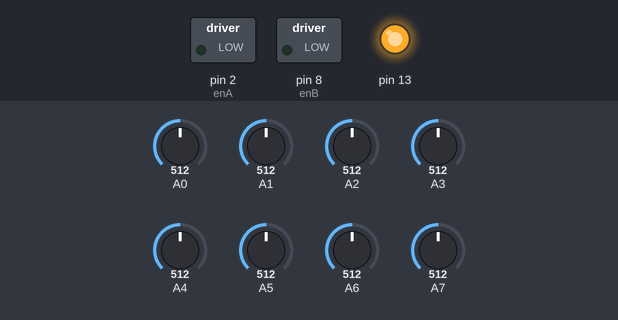
A sketch run on a simulated Arduino Uno, built with avr-gcc and run on an emulated ATmega328P. On the bench: switched loads named in the sketch (green lamp = pin HIGH), output pins drawn as LEDs (lit = HIGH). The inputs (shaded band) are chosen by the test bench; at power-on: A0 = 512, A1 = 512, A2 = 512, A3 = 512, A4 = 512, A5 = 512, A6 = 512, A7 = 512.

Above: at 0.6 s.
At 10.6 s:
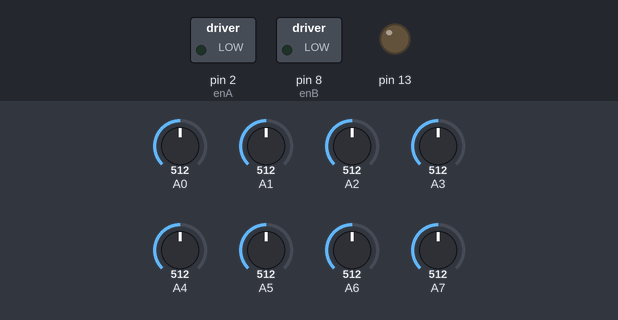
Timing chart, 0 to 12.1 s (numbered marks = the images above):
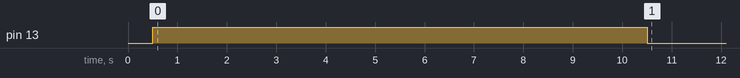

The sketch:

final.ino
```cpp
#include <QTRSensors.h>
#define enA 2
#define in1 3
#define in2 4
#define enB 8
#define in3 6
#define in4 7
#define NUM_SENSORS             8  // number of sensors used
#define NUM_SAMPLES_PER_SENSOR  4  // average 4 analog samples per sensor reading
#define EMITTER_PIN             9  // emitter is controlled by digital pin 2


int hiz=70;
boolean zemin=1;
int hata;
int turev;

float KP = 0.01;
float KD = 0.1;

//********alt 2 sısra unsigned int olucak ******************
unsigned int pozisyon;
unsigned int sensor[NUM_SENSORS];
int fark;
int son_hata;
int hedef=3500;

int i;

// sensors 0 through 5 are connected to analog inputs 0 through 5, respectively
QTRSensorsAnalog qtra((unsigned char[]) {0, 1, 2, 3, 4, 5, 6, 7 },
  NUM_SENSORS, NUM_SAMPLES_PER_SENSOR, EMITTER_PIN);

  //-----------bu kullanılmıyor yukarıda sensor olarak aynısı var-----------
unsigned int sensorValues[NUM_SENSORS];


void setup()
{
  delay(500);
  pinMode(13, OUTPUT);
  digitalWrite(13, HIGH);    // turn on Arduino's LED to indicate we are in calibration mode
  for (int i = 0; i < 400; i++)  // make the calibration take about 10 seconds
  {
    qtra.calibrate();       // reads all sensors 10 times at 2.5 ms per six sensors (i.e. ~25 ms per call)
  }
  digitalWrite(13, LOW);     // turn off Arduino's LED to indicate we are through with calibration


}


void loop()
{
//(unsigned int *sensorValues, unsigned char readMode = QTR_EMITTERS_ON, unsigned char whiteLine = 0)
 pozisyon=qtra.readLine (sensor , true ,zemin);
 hata=pozisyon-hedef;

//****************Burda son hata tanımlı değil***************************
 turev = hata-son_hata;

 son_hata = hata;

 fark = (hata*KP) + (turev*KD);

 if (fark < 0){
 motor(hiz , hiz+fark);
 }
 else{
 motor(hiz-fark , hiz);
 }
}

void sagmotor(int deger)
{
  Serial.begin(9600);
   if(deger >= 0)
   {
    digitalWrite(in4, LOW);
    deger *= -1;
   }
   else
   {
    digitalWrite(in3, LOW);
    digitalWrite(in4, HIGH);
   }
   analogWrite(enA,deger);
}

void solmotor(int deger)
{
   if(deger <= 0)
   {
    digitalWrite(in1, HIGH);
    digitalWrite(in2, LOW);
   }
   else
   {
    digitalWrite(in1, LOW);
    digitalWrite(in2, HIGH);
    deger *= -1;
   }
   analogWrite(enB,deger);
}
void motor(int sol, int sag)
{
  solmotor(sol);
  sagmotor(sag);
}

void fren(boolean sol, boolean sag)
{

  if(sol)
  {
    digitalWrite(in1, HIGH);
    digitalWrite(in2, HIGH);
  }
  if(sag)
  {
    digitalWrite(in3, HIGH);
    digitalWrite(in4, HIGH);
  }


}
```
